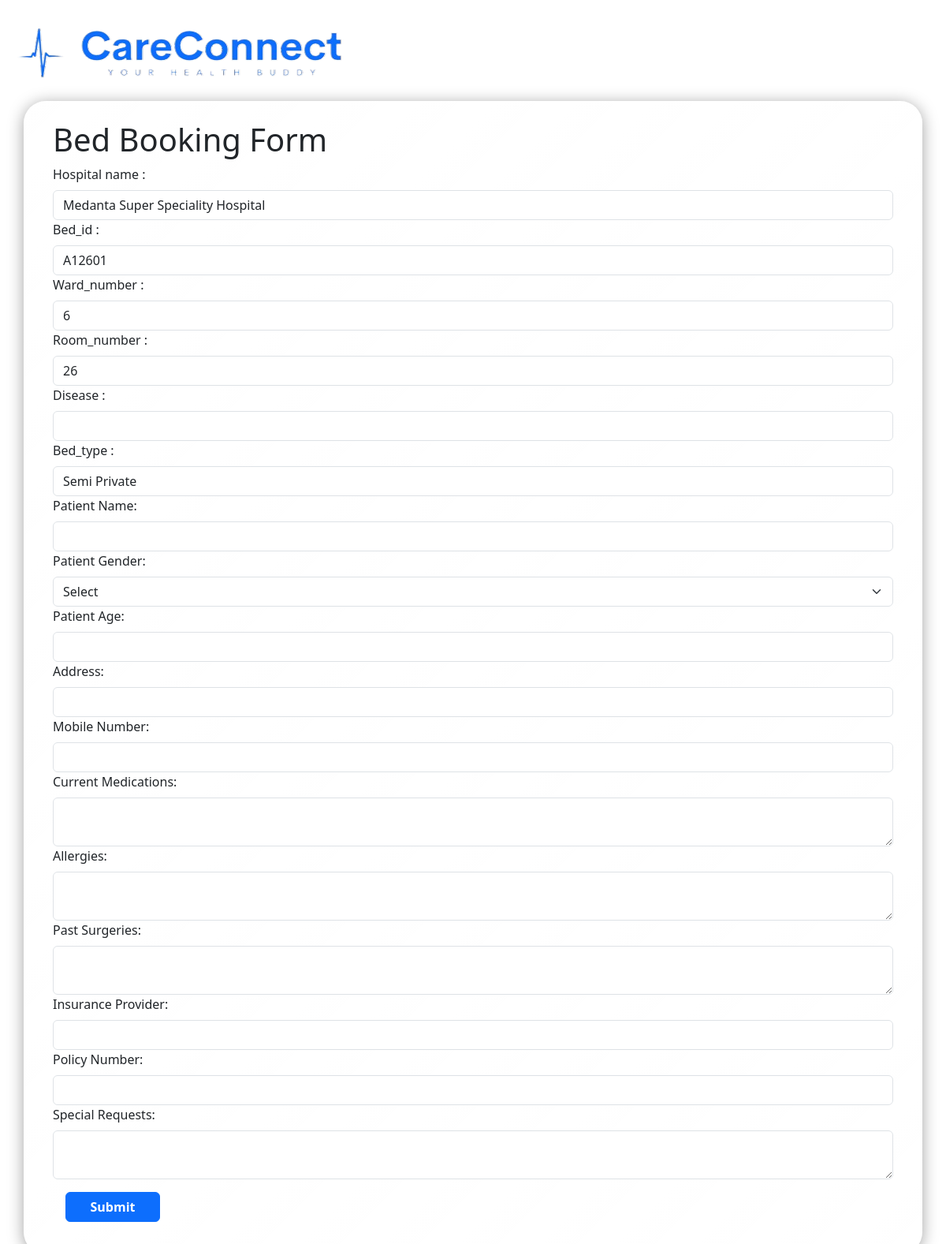
/fillform/30/, run on the app's committed database.
### home/models.py (models this page shows)
class beds(models.Model):
    Hospital_name = models.CharField(max_length=300)
    Bed_id=models.CharField(max_length=300,unique=True)
    Ward_number=models.CharField(max_length=100)
    Room_number=models.CharField(max_length=100)
    Bed_type=models.CharField(max_length=300)

### home/views.py (the view, shortened to what this page needs)
# urls.py: path('fillform/<id>/',fillform),
def fillform(request,id):
    qq=beds.objects.get(id=id)
    nnn=profiledata.objects.all()
    return render(request,'FillForm.html',context={'data':qq,'name':nnn})

### CareConnect-MinorProject/home/template/FillForm.html (shortened to what this page needs)
{% load static %}
<!DOCTYPE html>
<html lang="en">
  <head>
    <link
      href="https://cdn.jsdelivr.net/npm/bootstrap@5.3.2/dist/css/bootstrap.min.css"
      rel="stylesheet"
    />
    <link rel="stylesheet" href="{% static 'css/style.css' %}">
  </head>
  <body>
    <div class="container-fluid">
        <div class="row">
            <div class="col m-2 p-2">
                <img src="{% static 'images/0019b4ca-3b9d-422a-b123-113ed453ccc3.png'%}" class="img-fluid" alt="">
            </div>
        </div>
    </div>
    <div class="container">
      <div class="row p-4 glass-bg" style="border-radius: 28px;">
        <div class="col">
          <h1>Bed Booking Form</h1>
          <form id="bedBookingForm" method="post">
            <label for="mobileNumber" class="form-label">Hospital name :</label>
            <input type="text" value="{{data.Hospital_name}}" id="mobileNumber" class="form-control" name="Hospital_name" required />
            <label for="mobileNumber" class="form-label">Bed_id :</label>
            <input type="text" value="{{data.Bed_id}}" id="mobileNumber" class="form-control" name="Bed_id" required />
            <label for="mobileNumber" class="form-label">Ward_number :</label>
            <input type="number" value="{{data.Ward_number}}" id="mobileNumber" class="form-control" name="Ward_number" required />
            <label for="mobileNumber" class="form-label">Room_number :</label>
            <input type="number" value="{{data.Room_number}}" id="mobileNumber" class="form-control" name="Room_number" required />
            <label for="mobileNumber" class="form-label">Disease :</label>
            <input type="text" value="{{data.Disease}}" id="mobileNumber" class="form-control" name="Disease" required />
            <label for="mobileNumber" class="form-label">Bed_type :</label>
            <input type="text" value="{{data.Bed_type}}" id="mobileNumber" class="form-control" name="Bed_type" required />
                    <label for="patientName" class="form-label"
                    >Patient Name:</label
                    >
                    <input
                    type="text"
                    name="pname"
                    class="form-control"
                    required
                    />
                    <label for="patientGender" class="form-label"
                    >Patient Gender:</label
                    >
                    <select id="patientGender" class="form-select" name="pgender"  required>
                      <option value="" disabled selected hidden >Select</option>
                    </select>
                <label for="patientAge" class="form-label"  >Patient Age:</label>
                <input
                  type="number"
                  id="patientAge"
                  name="page"
                  class="form-control"
                  required
                />
            <label for="address" class="form-label">Address:</label>
            <input type="text" id="address" class="form-control" name="address" required />
            <label for="mobileNumber" class="form-label">Mobile Number:</label>
            <input type="tel" id="mobileNumber" class="form-control" name="mnumber" required />
            <label for="medications" class="form-label"
              >Current Medications:</label
            >
            <textarea id="medications" class="form-control" name="currentmedications" ></textarea>
            <label for="allergies" class="form-label">Allergies:</label>
            <textarea id="allergies" class="form-control" name="allergies"></textarea>
            <label for="surgeries" class="form-label">Past Surgeries:</label>
            <textarea id="surgeries" class="form-control" name="pastsurgeries" ></textarea>
            <label for="insuranceProvider" class="form-label"
              >Insurance Provider:</label
            >
            <input type="text" id="insuranceProvider" class="form-control" name="insuranceprovider" />
            <label for="policyNumber" class="form-label">Policy Number:</label>
            <input type="text" id="policyNumber" class="form-control" name="policynumber" />
            <label for="specialRequests" class="form-label"
              >Special Requests:</label
            >
            <textarea id="specialRequests" class="form-control" name="specialrequests"></textarea>
           <div class="col m-3">
           <a href="/successfull/"><button class="btn btn-primary">Submit</button></a>
           </div>
          </div>
        </div>
      </div>
  </body>
</html>

### home/static/css/style.css (style rules this page uses)
* { margin: 0; padding: 0; box-sizing: border-box; }
html { scroll-behavior: smooth; scroll-padding-top: 150px; }
.glass-bg { background: linear-gradient( 135deg, rgba(255, 255, 255, 0.1), rgba(255, 255, 255, 0) ); backdrop-filter: blur(10px); -webkit-backdrop-filter: blur(10px); border: 1px solid rgba(255, 255, 255, 0.18); box-shadow: 0 3px 20px 0 rgba(0, 0, 0, 0.37); }
.btn { width: 120px; font-weight: 700; }

### data on the page
beds: Hospital_name "Medanta Super Speciality Hospital", Bed_id "A12601", Ward_number "6", Room_number "26", Bed_type "Semi Private"
